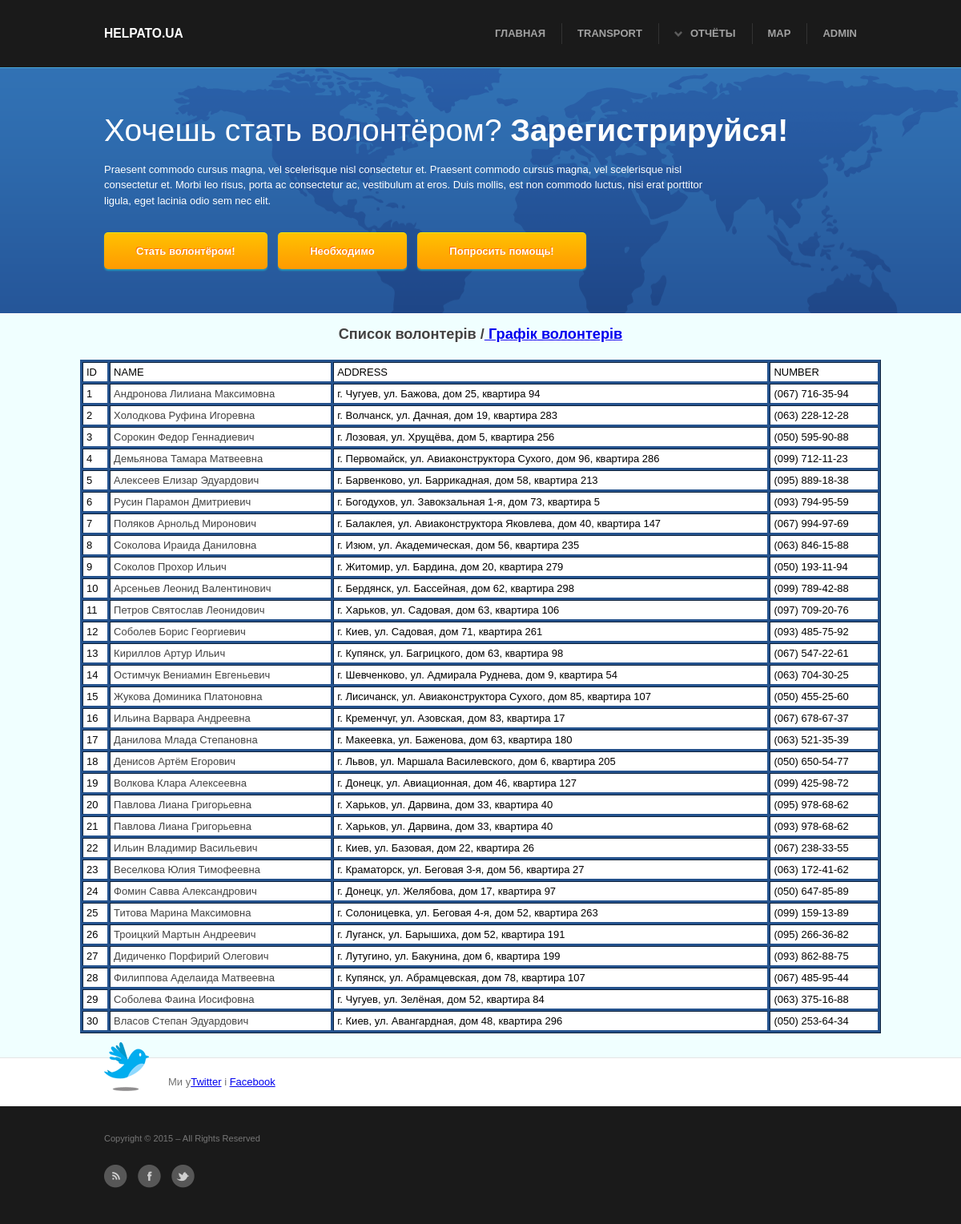
Page /test/ on the committed database.
### main/models.py (models this page shows, shortened)
class Volonter(models.Model):
    GENDER_CHOICES = (
        (u'М', 'Male'),
        (u'Ж', 'Female'),
    )
    fio = models.CharField(verbose_name=u'ФИО', max_length=200)
    birthday = models.DateField(null=True, blank=True)
    address = models.TextField()
    telephone = models.CharField(max_length=20)
    gender = models.CharField(max_length=1, choices=GENDER_CHOICES)
    categories = models.ManyToManyField('CategoryResource')

### main/views.py (the view)
# urls.py: url(r'^test/', MainView.as_view()),
class MainView(TemplateView):
    template_name = 'list_volonter.html'
    def get_context_data(self, **kwargs):
        context = super(MainView, self).get_context_data(**kwargs)
        context.update({
            'Volonter': Volonter.objects.all(),
        })
        return context

### main/templates/list_volonter.html (shortened to what this page needs)
{% extends 'base.html' %}
{% load staticfiles %}
{% block title %}
    <h3 class="title_list">Список волонтерів /<a href="{% url 'grafik_volonter' %}"> Графік волонтерів</a></h3>
{% endblock %}
{% block content %}
    <div id="list_table">
  <table border="1">
    <tr>
        <td>ID</td>
        <td>NAME</td>
        <td>ADDRESS</td>
        <td>NUMBER</td>
    </tr>
    {% for volonters in Volonter %}
        <tr class="list_tr">
        <td>{{ volonters.id }}</td>
        <td> <a class="detail_list" href="{% url 'view_volonter' volonters.id %}">{{ volonters.fio }}</a></td>
        <td>{{ volonters.address }}</td>
        <td>{{ volonters.telephone }}</td>
    </tr>
    {% endfor %}
  </table>
    </div>
{% endblock %}

### main/templates/base.html (shortened to what this page needs)
{% load staticfiles %}
<!DOCTYPE html>
<html >
<head>
<link rel="stylesheet" type="text/css" href="{% static 'main.css' %}"/>
<link rel="stylesheet" type="text/css" href="{% static 'examples.css' %}" >
<link rel="stylesheet" type="text/css" href="{% static 'print.css' %}" media="print"/>
  </head>
<body>
<header class="clearFix">
  <div class="wrap"> <a id="logo" href="/">HelpATO.UA</a>
    <nav>
      <div id="nav"> <strong>Navigation</strong>
        <ul>
          <li class="active"> <a href="#">Главная</a> </li>
          <li> <a href="#">Transport</a> </li>
          <li class="parent"> <a href="#">Отчёты</a>
          </li>
          <li> <a href="#">MAP</a> </li>
          <li> <a href="/admin">ADMIN</a> </li>
        </ul>
      </div>
    </nav>
  </div>
</header>
<div id="intro">
  <div class="inner">
    <div class="wrap clearFix">
      <h1>Хочешь стать волонтёром? <strong>Зарегистрируйся!</strong></h1>
      <p>Praesent commodo cursus magna, vel scelerisque nisl consectetur et. Praesent commodo cursus magna, vel scelerisque nisl consectetur et. Morbi leo risus, porta ac consectetur ac, vestibulum at eros. Duis mollis, est non commodo luctus, nisi erat porttitor ligula, eget lacinia odio sem nec elit.</p>
      <a href="{% url 'create_volonter' %}" class="button">Стать волонтёром!</a>
      <a href="https://docs.google.com/spreadsheets/d/1kkL6Gd3DPs0UZxhqt8xnQtJRTeXEjOQ5ZgN6E9_rQ_Q/edit#gid=0" target="_blank" class="button">Необходимо</a>
      <a href="#" class="button">Попросить помощь!</a>
  </div>
  </div>
</div>
<div id="content">
  <div class="bl_title">{% block title %}{% endblock %}</div>
  <div class="bl_content">{% block content %}{% endblock %}</div>
  <div class="bl_bottom">{% block bottom %}{% endblock %}</div>
</div>
<div id="twitter">
  <div class="wrap clearFix"> <span class="icon"></span>
    <p>Ми у<a href="https://twitter.com/help4you_ua" target="_blank">Twitter</a> і <a href="https://www.facebook.com/tyrnir.informatikov" target="_blank">Facebook</a></p>
  </div>
</div>
<footer class="clearFix">
  <div class="wrap clearFix">
    <p class="floatRight"> Copyright &copy; 2015 <a href="#"></a> &ndash; All Rights Reserved</p>
    <p class="socialIcons"> <a href="#" class="rss">RSS</a> <a href="https://www.facebook.com/tyrnir.informatikov" target="_blank" class="facebook">Facebook</a> <a href="https://twitter.com/help4you_ua" target="_blank" class="twitter">Twitter</a> </p>
  </div>
</footer>
</body>
</html>

### main/static/main.css (style rules this page uses)
html { background:#f2f2f2; }
body { color:#727272; font:normal 13px "Helvetice Neue",Arial,Tahoma,Verdana; }
p { line-height:1.5em; margin-bottom:15px; }
a { outline:0; }
h1, h2, h3, h4 { line-height:1.2em; margin-bottom:15px; font-weight:bold; }
h1 { font-size:3.0em; color:#fff; font-weight:normal; }
h1 strong { font-weight:bold; }
h3, h4 { font-size:1.4em; color:#424242; text-shadow:1px 1px 1px #fff; margin-bottom:10px; }
header { height:84px; line-height:84px; background:#1a1a1a; position:relative; z-index:100; }
header a#logo { font-size:1.2em; font-weight:bold; display:block; position:absolute; top:0; left:20px; color:#fff; text-transform:uppercase; text-decoration:none; }
header #nav { position:absolute; top:0; right:0; }
header #nav > ul > li { float:left; background:url("img/nav-sep.png") no-repeat 0 50%; position:relative; }
header #nav > ul > li.parent > a { background:url("img/nav-more.png") no-repeat 20px 50%; padding-left:40px; }
header #nav > ul > li:first-child { background:none; }
header #nav > ul > li > a { float:left; color:#a2a2a2; display:block; height:84px; text-transform:uppercase; text-decoration:none; font-weight:bold; padding:0 20px; -webkit-transition:all 0.3s ease-in-out; -moz-transition:all 0.3s ease-in-out; -o-transition:all 0.3s ease-in-out; -ms-transition:all 0.3s ease-in-out; transition:all 0.3s ease-in-out; }
header #nav > ul > li.active > a { cursor:pointer; text-decoration:none; }
#intro { border-bottom:1px solid #fff; position:relative; z-index:90; }
#intro .inner { padding:55px 0; }
#intro p { color:#fff; margin-bottom:20px; padding-right:20%; }
#intro .button { text-shadow:-1px -1px 0 #ff6d00; text-transform:none; border:0; font-size:13px; background-color:#ff9a01; border-radius:5px; color:#fff; margin-right: 10px; display:inline-block; padding:15px 40px; text-decoration:none; box-shadow:0 2px 2px #2596b7; border-top:1px solid #ffe702; background:-moz-linear-gradient(top, #ffc101 0%, #ff9a01); background:-webkit-gradient(linear, left top, left bottom, from(#ffc101), to(#ff9a01)); }
#twitter { background:#fff; border-top:1px solid #e5e5e5; }
#twitter .wrap { padding-top:20px; padding-bottom:5px; position:relative; }
#twitter p { padding-left:80px; }
#twitter .icon { display:block; position:absolute; top:-20px; left:20px; width:56px; height:61px; background:url("img/twitter.png") no-repeat; }
footer { padding:30px 0; background:#1a1a1a; font-size:0.85em; color:#777; }
footer p { line-height:1.9em; }
footer a, footer a:link, footer a:focus { color:#999; -webkit-transition:all 0.3s ease-in-out; -moz-transition:all 0.3s ease-in-out; -o-transition:all 0.3s ease-in-out; -ms-transition:all 0.3s ease-in-out; transition:all 0.3s ease-in-out; }
footer .socialIcons { padding-top:7px; }
footer .socialIcons a { display:inline-block; width:29px; height:29px; margin:0 10px 0 0; text-indent:-9999px; }
footer .socialIcons a:last-child { margin-right:0; }
footer .socialIcons a.rss { background:url("img/small-rss.png") no-repeat; }
footer .socialIcons a.facebook { background:url("img/small-facebook.png") no-repeat; }
footer .socialIcons a.twitter { background:url("img/small-twitter.png") no-repeat; }
.wrap { margin:0 auto; position:relative; max-width:940px; padding:0 20px; }
.button, .button:link, .button:focus { cursor:pointer; position:relative; margin-top:10px; display:inline-block; text-decoration:none; font-size:12px; font-weight:bold; text-transform:uppercase; color:#787b7c; padding:8px 20px; background:-moz-linear-gradient(top, #fff 0%, #f1f1f1); background:-webkit-gradient(linear, left top, left bottom, from(#fff), to(#f1f1f1)); -moz-border-radius:3px; -webkit-border-radius:3px; border-radius:3px; border:1px solid #cacaca; text-shadow:0 0 0; }
#content { width:auto ; position:relative; background-color: azure; padding-left: 50%; margin-left: -500px; }
#content .bl_content { padding-top: 10px; padding-bottom: 10px; color: #000000; }
#content .bl_title { padding-top: 15px; width: 1000px; min-height: 20px; height: auto; }
#content .bl_bottom { text-align: right; width: 1000px; min-height: 20px; height: auto; }
#list_table table { width: 1000px; border-color: #24528d; background-color: #24528d; }
#list_table td { padding-top: 4px; padding-bottom: 4px; padding-left: 4px; padding-right: 4px; background-color: #ffffff; }
.detail_list { color:#424242; text-decoration: none; }
.title_list { text-align: center; }

### rows in the picture
Volonter: id "1", fio "Андронова Лилиана Максимовна", address "г. Чугуев, ул. Бажова, дом 25, квартира 94", telephone "(067) 716-35-94"
Volonter: id "2", fio "Холодкова Руфина Игоревна", address "г. Волчанск, ул. Дачная, дом 19, квартира 283", telephone "(063) 228-12-28"
Volonter: id "3", fio "Сорокин Федор Геннадиевич", address "г. Лозовая, ул. Хрущёва, дом 5, квартира 256", telephone "(050) 595-90-88"
Volonter: id "4", fio "Демьянова Тамара Матвеевна", address "г. Первомайск, ул. Авиаконструктора Сухого, дом 96, квартира 286", telephone "(099) 712-11-23"
Volonter: id "5", fio "Алексеев Елизар Эдуардович", address "г. Барвенково, ул. Баррикадная, дом 58, квартира 213", telephone "(095) 889-18-38"
Volonter: id "6", fio "Русин Парамон Дмитриевич", address "г. Богодухов, ул. Завокзальная 1-я, дом 73, квартира 5", telephone "(093) 794-95-59"
Volonter: id "7", fio "Поляков Арнольд Миронович", address "г. Балаклея, ул. Авиаконструктора Яковлева, дом 40, квартира 147", telephone "(067) 994-97-69"
Volonter: id "8", fio "Соколова Ираида Даниловна", address "г. Изюм, ул. Академическая, дом 56, квартира 235", telephone "(063) 846-15-88"
Volonter: id "9", fio "Соколов Прохор Ильич", address "г. Житомир, ул. Бардина, дом 20, квартира 279", telephone "(050) 193-11-94"
Volonter: id "10", fio "Арсеньев Леонид Валентинович", address "г. Бердянск, ул. Бассейная, дом 62, квартира 298", telephone "(099) 789-42-88"
Volonter: id "11", fio "Петров Святослав Леонидович", address "г. Харьков, ул. Садовая, дом 63, квартира 106", telephone "(097) 709-20-76"
Volonter: id "12", fio "Соболев Борис Георгиевич", address "г. Киев, ул. Садовая, дом 71, квартира 261", telephone "(093) 485-75-92"
Volonter: id "13", fio "Кириллов Артур Ильич", address "г. Купянск, ул. Багрицкого, дом 63, квартира 98", telephone "(067) 547-22-61"
Volonter: id "14", fio "Остимчук Вениамин Евгеньевич", address "г. Шевченково, ул. Адмирала Руднева, дом 9, квартира 54", telephone "(063) 704-30-25"
Volonter: id "15", fio "Жукова Доминика Платоновна", address "г. Лисичанск, ул. Авиаконструктора Сухого, дом 85, квартира 107", telephone "(050) 455-25-60"
Volonter: id "16", fio "Ильина Варвара Андреевна", address "г. Кременчуг, ул. Азовская, дом 83, квартира 17", telephone "(067) 678-67-37"
Volonter: id "17", fio "Данилова Млада Степановна", address "г. Макеевка, ул. Баженова, дом 63, квартира 180", telephone "(063) 521-35-39"
Volonter: id "18", fio "Денисов Артём Егорович", address "г. Львов, ул. Маршала Василевского, дом 6, квартира 205", telephone "(050) 650-54-77"
Volonter: id "19", fio "Волкова Клара Алексеевна", address "г. Донецк, ул. Авиационная, дом 46, квартира 127", telephone "(099) 425-98-72"
Volonter: id "20", fio "Павлова Лиана Григорьевна", address "г. Харьков, ул. Дарвина, дом 33, квартира 40", telephone "(095) 978-68-62"
Volonter: id "21", fio "Павлова Лиана Григорьевна", address "г. Харьков, ул. Дарвина, дом 33, квартира 40", telephone "(093) 978-68-62"
Volonter: id "22", fio "Ильин Владимир Васильевич", address "г. Киев, ул. Базовая, дом 22, квартира 26", telephone "(067) 238-33-55"
Volonter: id "23", fio "Веселкова Юлия Тимофеевна", address "г. Краматорск, ул. Беговая 3-я, дом 56, квартира 27", telephone "(063) 172-41-62"
Volonter: id "24", fio "Фомин Савва Александрович", address "г. Донецк, ул. Желябова, дом 17, квартира 97", telephone "(050) 647-85-89"
Volonter: id "25", fio "Титова Марина Максимовна", address "г. Солоницевка, ул. Беговая 4-я, дом 52, квартира 263", telephone "(099) 159-13-89"
Volonter: id "26", fio "Троицкий Мартын Андреевич", address "г. Луганск, ул. Барышиха, дом 52, квартира 191", telephone "(095) 266-36-82"
Volonter: id "27", fio "Дидиченко Порфирий Олегович", address "г. Лутугино, ул. Бакунина, дом 6, квартира 199", telephone "(093) 862-88-75"
Volonter: id "28", fio "Филиппова Аделаида Матвеевна", address "г. Купянск, ул. Абрамцевская, дом 78, квартира 107", telephone "(067) 485-95-44"
Volonter: id "29", fio "Соболева Фаина Иосифовна", address "г. Чугуев, ул. Зелёная, дом 52, квартира 84", telephone "(063) 375-16-88"
Volonter: id "30", fio "Власов Степан Эдуардович", address "г. Киев, ул. Авангардная, дом 48, квартира 296", telephone "(050) 253-64-34"
